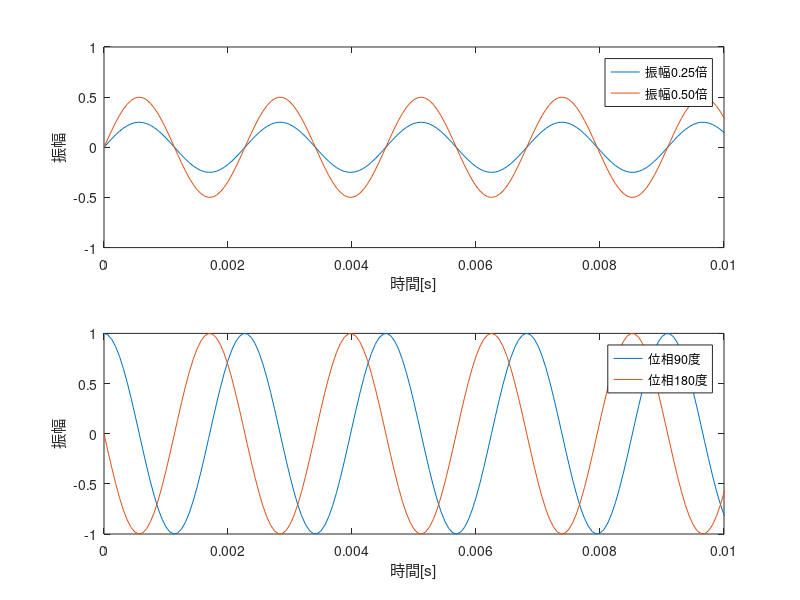

The MATLAB script that drew this image:
clear;

Fs = 16000;         %samplingfreq = 16khz
f1 = 440;           %freq = 440hz
t = [0:Fs-1]/Fs;    %time
ph1 = 90*pi/180;    %phase1 = 90deg
ph2 = 180*pi/180;   %phase2 = 180deg

y1 = sin(2*pi*f1*t);    
y2 = 0.25 * sin(2*pi*f1*t); %amp = 0.25x
y3 = 0.50 * sin(2*pi*f1*t); %amp = 0.50x
y4 = sin(2*pi*f1*t + ph1);  %init phase = 90deg
y5 = sin(2*pi*f1*t + ph2);  %init phase = 180deg

%plots from here
subplot(2, 1, 1);
plot(t, y2, t, y3);
legend('振幅0.25倍', '振幅0.50倍');
xlabel('時間[s]');
ylabel('振幅');
axis([0 0.01 -1 1]);

subplot(2, 1, 2);
plot(t, y4, t, y5);
legend('位相90度', '位相180度');
xlabel('時間[s]');
ylabel('振幅');
axis([0 0.01 -1 1]);

ampDiff = [y1; y2]';    %1xAmp vs 0.25Amp
phDiff = [y1; y5]';     %0deg vs 180deg

sound(ampDiff, Fs);
